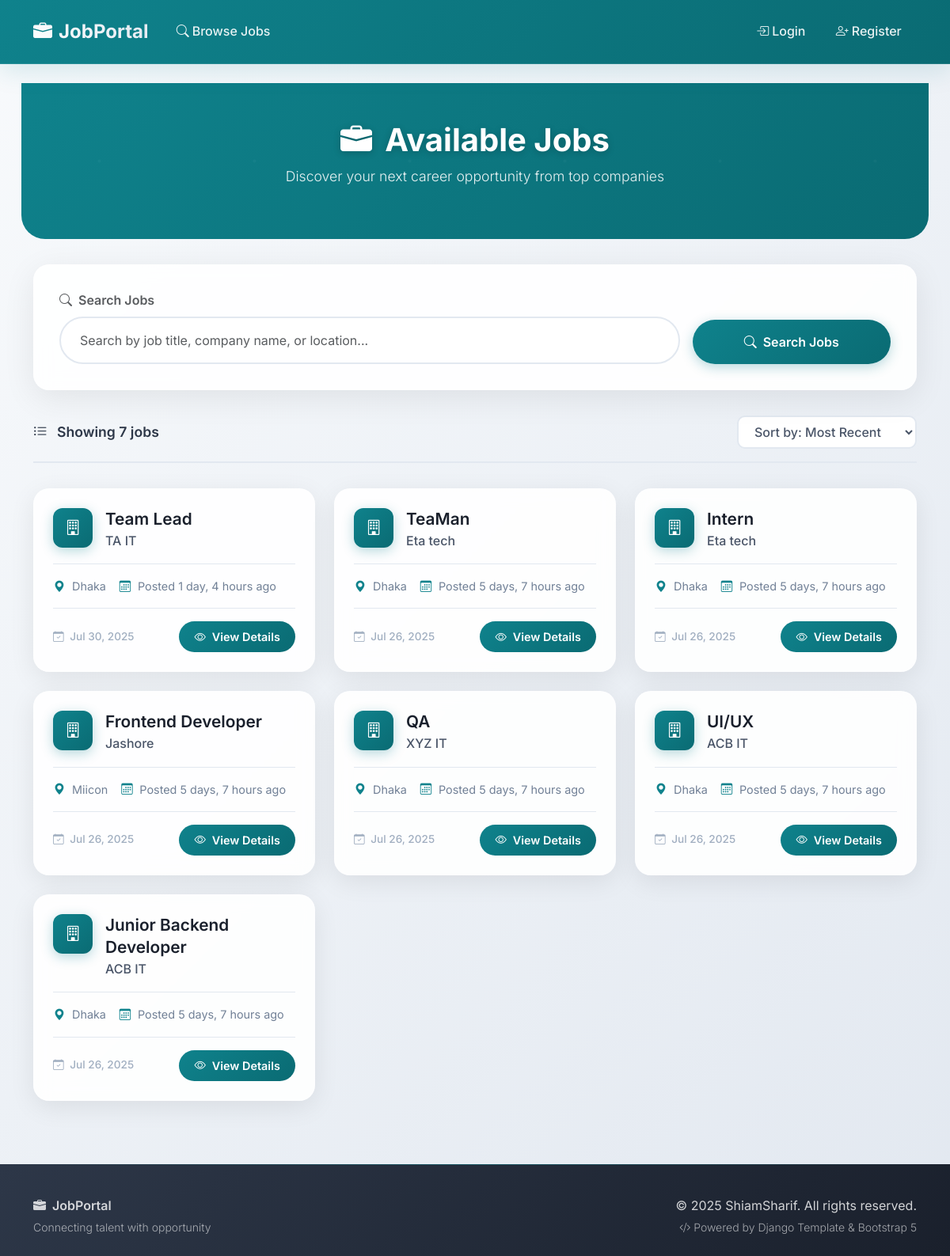
Screenshot of /jobs/ with the database file from the repository.
### jobs/models.py (models this page shows, shortened)
class Job(models.Model):
    title = models.CharField(max_length=255)
    company_name = models.CharField(max_length=255)
    location = models.CharField(max_length=255)
    description = models.TextField()
    posted_by = models.ForeignKey(User, on_delete=models.CASCADE, related_name="jobs")
    created_at = models.DateTimeField(auto_now_add=True)

### jobs/views.py (the view)
# urls.py: path("jobs/", views.job_list, name="job_list"),
def job_list(request):
    query = request.GET.get("q", "").strip()
    jobs = Job.objects.all().order_by("-created_at")
    if query:
        jobs = jobs.filter(
            Q(title__icontains=query) |
            Q(company_name__icontains=query) |
            Q(location__icontains=query)
        )
    return render(request, "job_list.html", {"jobs": jobs, "query": query})

### templates/job_list.html (shortened to what this page needs)
{% extends "base.html" %}
{% block content %}
<div class="page-header">
  <div class="container">
    <div class="text-center">
      <h2><i class="bi bi-briefcase-fill me-3"></i>Available Jobs</h2>
      <p class="page-subtitle">Discover your next career opportunity from top companies</p>
    </div>
  </div>
</div>
<div class="search-section">
  <form method="get" class="search-form">
    <div class="row g-3 align-items-end">
      <div class="col-md-9">
        <label for="searchInput" class="form-label fw-semibold text-muted">
          <i class="bi bi-search me-2"></i>Search Jobs
        </label>
        <input
          type="text"
          id="searchInput"
          name="q"
          value="{{ query }}"
          class="form-control search-input"
          placeholder="Search by job title, company name, or location..."
          autocomplete="off"
        >
      </div>
      <div class="col-md-3 d-grid">
        <button type="submit" class="btn search-btn">
          <i class="bi bi-search me-2"></i>Search Jobs
        </button>
      </div>
    </div>
  </form>
</div>
<div class="results-header">
  <div class="results-count">
    <i class="bi bi-list-ul me-2"></i>
    {% if jobs %}
      Showing {{ jobs|length }} job{{ jobs|length|pluralize }}
    {% else %}
      No jobs found {% if query %}for "{{ query }}"{% endif %}
    {% endif %}
  </div>
  <select class="sort-dropdown">
    <option>Sort by: Most Recent</option>
  </select>
</div>
{% if jobs %}
<div class="jobs-container">
  {% for job in jobs %}
  <div class="job-card" onclick="window.location.href='{% url 'job_detail' job.pk %}'">
    <div class="job-header">
      <div class="d-flex align-items-start flex-grow-1">
        <div class="job-icon">
          <i class="bi bi-building"></i>
        </div>
        <div class="flex-grow-1">
          <a href="{% url 'job_detail' job.pk %}" class="job-title">{{ job.title }}</a>
          <div class="job-company">{{ job.company_name }}</div>
        </div>
      </div>
    </div>
    <div class="job-meta">
      <div class="job-meta-item">
        <i class="bi bi-geo-alt-fill"></i>
        <span>{{ job.location }}</span>
      </div>
      <div class="job-meta-item">
        <i class="bi bi-calendar3"></i>
        <span>Posted {{ job.created_at|timesince }} ago</span>
      </div>
    </div>
    <div class="job-actions">
      <div class="job-date">
        <i class="bi bi-calendar-check me-1"></i>
        {{ job.created_at|date:"M j, Y" }}
      </div>
      <a href="{% url 'job_detail' job.pk %}" class="view-job-btn">
        <i class="bi bi-eye"></i>
        View Details
      </a>
    </div>
  </div>
  {% endfor %}
</div>
{% endif %}
{% endblock %}

### templates/job_list.html (style rules this page uses)
.page-header { background: linear-gradient(135deg, #0F828C 0%, #0A6B73 100%); color: white; padding: 3rem 0; margin: -2rem -15px 2rem -15px; border-radius: 0 0 30px 30px; position: relative; overflow: hidden; }
.page-header::before { content: ''; position: absolute; top: 0; left: 0; right: 0; bottom: 0; opacity: 0.3; }
.page-header h2 { font-weight: 700; font-size: 2.5rem; margin-bottom: 0.5rem; text-shadow: 0 2px 10px rgba(0, 0, 0, 0.2); }
.page-subtitle { font-size: 1.1rem; opacity: 0.9; font-weight: 300; }
.search-section { background: rgba(255, 255, 255, 0.9); backdrop-filter: blur(10px); border-radius: 20px; padding: 2rem; margin-bottom: 2rem; box-shadow: 0 10px 40px rgba(0, 0, 0, 0.08); border: 1px solid rgba(255, 255, 255, 0.2); }
.search-form { position: relative; }
.search-input { border: 2px solid #E2E8F0 !important; border-radius: 50px !important; padding: 1rem 1.5rem !important; font-size: 1rem !important; transition: all 0.3s ease !important; background: rgba(255, 255, 255, 0.8) !important; backdrop-filter: blur(5px); }
.search-btn { background: linear-gradient(135deg, #0F828C, #0A6B73) !important; border: none !important; border-radius: 50px !important; padding: 1rem 2rem !important; font-weight: 600 !important; color: white !important; transition: all 0.3s ease !important; box-shadow: 0 4px 15px rgba(15, 130, 140, 0.3); }
.jobs-container { display: grid; grid-template-columns: repeat(auto-fill, minmax(350px, 1fr)); gap: 1.5rem; margin-bottom: 3rem; }
.job-card { background: rgba(255, 255, 255, 0.9); backdrop-filter: blur(10px); border-radius: 20px; padding: 1.5rem; transition: all 0.4s cubic-bezier(0.4, 0, 0.2, 1); border: 1px solid rgba(255, 255, 255, 0.2); box-shadow: 0 8px 32px rgba(0, 0, 0, 0.08); position: relative; overflow: hidden; cursor: pointer; }
.job-card::before { content: ''; position: absolute; top: 0; left: 0; right: 0; height: 4px; background: linear-gradient(90deg, #0F828C, #0A6B73); transform: scaleX(0); transition: transform 0.4s ease; }
.job-header { display: flex; align-items: flex-start; justify-content: space-between; margin-bottom: 1rem; }
.job-icon { width: 50px; height: 50px; background: linear-gradient(135deg, #0F828C, #0A6B73); border-radius: 12px; display: flex; align-items: center; justify-content: center; color: white; font-size: 1.2rem; margin-right: 1rem; flex-shrink: 0; box-shadow: 0 4px 15px rgba(15, 130, 140, 0.3); }
.job-title { font-size: 1.3rem; font-weight: 600; color: #1A202C; margin-bottom: 0.5rem; text-decoration: none; transition: color 0.3s ease; line-height: 1.3; }
.job-company { color: #4A5568; font-weight: 500; font-size: 1rem; margin-bottom: 0; }
.job-meta { display: flex; flex-wrap: wrap; gap: 1rem; margin: 1rem 0; padding: 1rem 0; border-top: 1px solid #E2E8F0; border-bottom: 1px solid #E2E8F0; }
.job-meta-item { display: flex; align-items: center; gap: 0.5rem; color: #718096; font-size: 0.9rem; }
.job-meta-item i { color: #0F828C; width: 16px; text-align: center; }
.job-actions { display: flex; justify-content: space-between; align-items: center; }
.job-date { color: #A0AEC0; font-size: 0.85rem; font-weight: 500; }
.view-job-btn { background: linear-gradient(135deg, #0F828C, #0A6B73); color: white; border: none; border-radius: 25px; padding: 0.5rem 1.2rem; font-size: 0.9rem; font-weight: 600; text-decoration: none; transition: all 0.3s ease; display: inline-flex; align-items: center; gap: 0.5rem; }
.results-header { display: flex; justify-content: space-between; align-items: center; margin-bottom: 2rem; padding-bottom: 1rem; border-bottom: 2px solid #E2E8F0; }
.results-count { font-weight: 600; color: #2D3748; font-size: 1.1rem; }
.sort-dropdown { border: 2px solid #E2E8F0; border-radius: 10px; padding: 0.5rem 1rem; background: white; color: #4A5568; font-weight: 500; transition: all 0.3s ease; }

### rows the page displays
Job: title "Team Lead", company_name "TA IT", location "Dhaka", created_at "1 day, 4 hours", created_at "Jul 30, 2025"
Job: title "TeaMan", company_name "Eta tech", location "Dhaka", created_at "5 days, 7 hours", created_at "Jul 26, 2025"
Job: title "Intern", company_name "Eta tech", location "Dhaka", created_at "5 days, 7 hours", created_at "Jul 26, 2025"
Job: title "Frontend Developer", company_name "Jashore", location "Miicon", created_at "5 days, 7 hours", created_at "Jul 26, 2025"
Job: title "QA", company_name "XYZ IT", location "Dhaka", created_at "5 days, 7 hours", created_at "Jul 26, 2025"
Job: title "UI/UX", company_name "ACB IT", location "Dhaka", created_at "5 days, 7 hours", created_at "Jul 26, 2025"
Job: title "Junior Backend Developer", company_name "ACB IT", location "Dhaka", created_at "5 days, 7 hours", created_at "Jul 26, 2025"

### other values shown
{{ jobs|length }} "7"
